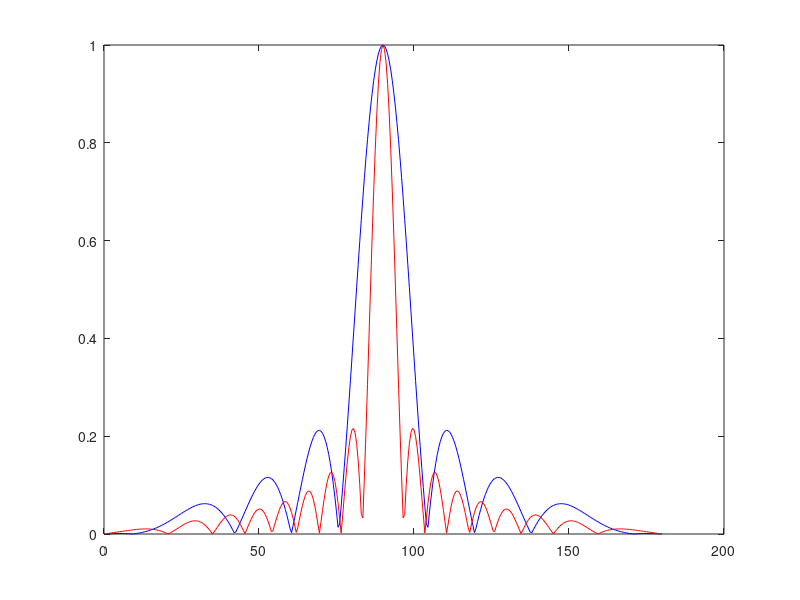

MATLAB code to generate this figure:
clear all;
close all;
clc;

% Freespace wavelength:

lambda = 1;

% Freespace wave number:

beta = 2 * pi / lambda;

% Distance between elements:

d = 0.45;

% Angle:

theta = (0 : 0.5 : 180) * pi / 180;

% Number of elements:

N = 9;

% Magnitudes of excitation:

A = ones(N, 1);

% Array factor:

AF = zeros(length(theta), 1);

for m = 1 : length(theta)

  for n = 1 : N
  
    phi = beta * d * cos(theta(m));
    
    AF(m) = AF(m) + A(n) * exp(1j * (n - 1) * phi) * sin(theta(m));
  end

end

AF = abs(AF);

maxAF = max(AF);

AF1 = AF / maxAF;

% Number of elements:

N = 19;

% Magnitudes of excitation:

A = ones(N, 1);

% Array factor:

AF = zeros(length(theta), 1);

for m = 1 : length(theta)

  for n = 1 : N
  
    phi = beta * d * cos(theta(m));
    
    AF(m) = AF(m) + A(n) * exp(1j * (n - 1) * phi) * sin(theta(m));
  end

end

AF = abs(AF);

maxAF = max(AF);

AF2 = AF / maxAF;

figure(1);

plot(theta / pi * 180, AF1, 'b-', ...
     theta / pi * 180, AF2, 'r-');